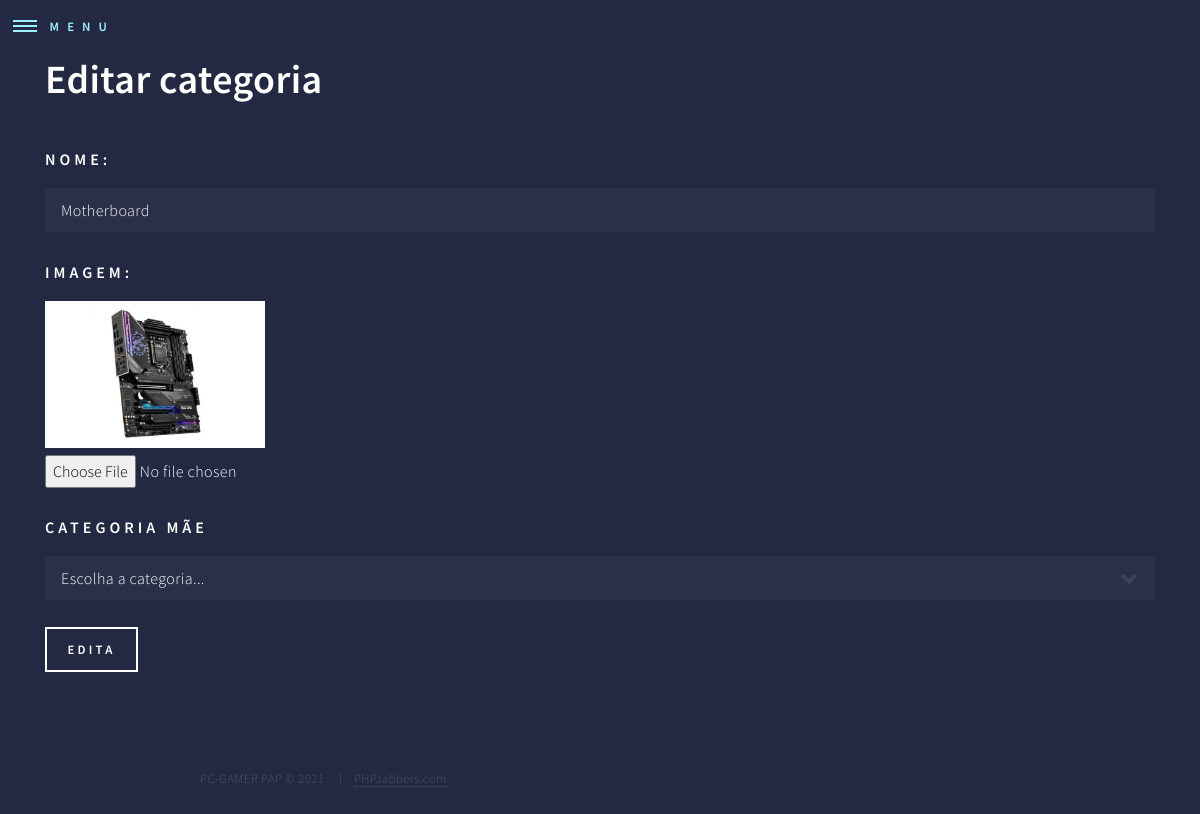
The page /admin/editaCategoria.php?id=10 on the database its author committed.
### tables this page shows
CREATE TABLE `categorias`  (
  `categoriaId` int(11) NOT NULL AUTO_INCREMENT,
  `categoriaNome` varchar(45) NOT NULL,
  `categoriaImagemURL` varchar(255) NOT NULL,
  `categoriaCategoriaId` int(11) NULL DEFAULT NULL,
  PRIMARY KEY (`categoriaId`) USING BTREE,
  INDEX `fk_categorias_categorias_idx`(`categoriaCategoriaId`) USING BTREE,
  CONSTRAINT `fk_categorias_categorias` FOREIGN KEY (`categoriaCategoriaId`) REFERENCES `categorias` (`categoriaId`) ON DELETE NO ACTION ON UPDATE NO ACTION
);

### admin/editaCategoria.php (the view, shortened to what this page needs)
<?php
include_once ("includes/body.inc.php");
$id=intval($_GET['id']);
$sql="select * from categorias where categoriaId=$id";
$resultCategoria=mysqli_query($con,$sql);
$dadosCategoria=mysqli_fetch_array($resultCategoria);
?>
<div class="container">
<h1>Editar categoria</h1>
<form action="confirmaEditaCategoria.php" method="post" enctype="multipart/form-data">
    <label>Nome: </label>
    <input type="text" name="nomeCategoria" value="<?php echo $dadosCategoria['categoriaNome']?>"><br>
    <label>Imagem:</label>
    <img src="../<?php echo $dadosCategoria['categoriaImagemURL']?>" width="220"><br>
    <input type="file" name="imagemCategoria"><br>
    <br>
    <label>Categoria Mãe</label>
    <select name="categoriaCategoria">
        <option value="-1">Escolha a categoria...</option>
    </select>
    <br>
    <input type="Submit" value="Edita"><br>
</form>
</div>

### admin/assets/css/main.css (style rules this page uses)
html, body, div, span, applet, object, iframe, h1, h2, h3, h4, h5, h6, p, blockquote, pre, a, abbr, acronym, address, big, cite, code, del, dfn, em, img, ins, kbd, q, s, samp, small, strike, strong, sub, sup, tt, var, b, u, i, center, dl, dt, dd, ol, ul, li, fieldset, form, label, legend, table, caption, tbody, tfoot, thead, tr, th, td, article, aside, canvas, details, embed, figure, figcaption, footer, header, hgroup, menu, nav, output, ruby, section, summary, time, mark, audio, video { margin: 0; padding: 0; border: 0; font-size: 100%; font: inherit; vertical-align: baseline; }
body { line-height: 1; }
body { -webkit-text-size-adjust: none; }
body { -ms-overflow-style: scrollbar; }
html { box-sizing: border-box; }
*, *:before, *:after { box-sizing: inherit; }
body { background: #242943; }
body, input, select, textarea { color: #ffffff; font-family: "Source Sans Pro", Helvetica, sans-serif; font-size: 17pt; font-weight: 300; letter-spacing: 0.025em; line-height: 1.65; }
@media screen and (max-width: 1680px) { body, input, select, textarea { font-size: 14pt; } }
@media screen and (max-width: 1280px) { body, input, select, textarea { font-size: 12pt; } }
h1, h2, h3, h4, h5, h6 { color: #ffffff; font-weight: 600; line-height: 1.35; margin: 0 0 1em 0; }
h1 { font-size: 2.5em; }
form { margin: 0 0 2em 0; }
label { color: #ffffff; display: block; font-size: 1em; font-weight: 600; letter-spacing: 0.25em; margin: 0 0 1em 0; text-transform: uppercase; }
input[type="text"], input[type="password"], input[type="email"], input[type="tel"], input[type="search"], input[type="url"], select, textarea { -moz-appearance: none; -webkit-appearance: none; -ms-appearance: none; appearance: none; background: rgba(212, 212, 255, 0.035); border: none; border-radius: 0; color: inherit; display: block; outline: 0; padding: 0 1em; text-decoration: none; width: 100%; }
select { background-size: 1.25rem; background-repeat: no-repeat; background-position: calc(100% - 1rem) center; height: 2.75em; padding-right: 2.75em; text-overflow: ellipsis; }
select option { color: #ffffff; background: #242943; }
input[type="text"], input[type="password"], input[type="email"], input[type="tel"], input[type="search"], input[type="url"], select { height: 2.75em; }
input[type="submit"], input[type="reset"], input[type="button"], button, .button { -moz-appearance: none; -webkit-appearance: none; -ms-appearance: none; appearance: none; -moz-transition: background-color 0.2s ease-in-out, box-shadow 0.2s ease-in-out, color 0.2s ease-in-out; -webkit-transition: background-color 0.2s ease-in-out, box-shadow 0.2s ease-in-out, color 0.2s ease-in-out; -ms-transition: background-color 0.2s ease-in-out, box-shadow 0.2s ease-in-out, color 0.2s ease-in-out; transition: background-color 0.2s ease-in-out, box-shadow 0.2s ease-in-out, color 0.2s ease-in-out; background-color: transparent; border: 0; border-radius: 0; box-shadow: inset 0 0 0 2px #ffffff; color: #ffffff; cursor: pointer; display: inline-block; font-size: 0.8em; font-weight: 600; height: 3.5em; letter-spacing: 0.25em; line-height: 3.5em; padding: 0 1.75em; text-align: center; text-decoration: none; text-transform: uppercase; white-space: nowrap; }
#wrapper { -moz-transition: -moz-filter 0.35s ease, -webkit-filter 0.35s ease, opacity 0.375s ease-out; -webkit-transition: -webkit-filter 0.35s ease, -webkit-filter 0.35s ease, opacity 0.375s ease-out; -ms-transition: -ms-filter 0.35s ease, -webkit-filter 0.35s ease, opacity 0.375s ease-out; transition: filter 0.35s ease, -webkit-filter 0.35s ease, opacity 0.375s ease-out; padding-top: 3.25em; }

### rows shown on the page
categorias: nomeCategoria "Motherboard", categoriaImagemURL (picture)
